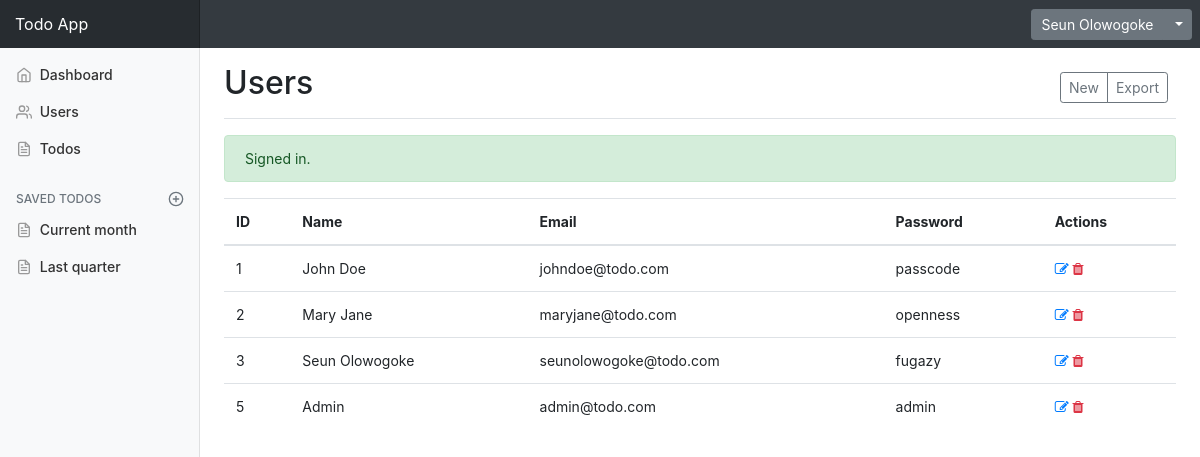
/users/user-list.php (signed in), run on the app's committed database.
### tables this page shows
CREATE TABLE `User` (
  `user_id` int(11) NOT NULL,
  `fullname` varchar(255) DEFAULT NULL,
  `email` varchar(255) DEFAULT NULL,
  `password` varchar(255) DEFAULT NULL
);

### users/user-list.php (the view, shortened to what this page needs)
<?php
  require_once '../db/pdo.php';
?>
<?php include_once '../includes/header.php'; ?>
  <main role="main" class="col-md-9 ml-sm-auto col-lg-10 pt-3 px-4">
    <div class="d-flex justify-content-between flex-wrap flex-md-nowrap align-items-center pb-2 mb-3 border-bottom">
      <h1 class="h2">Users</h1>
      <div class="btn-toolbar mb-2 mb-md-0">
        <div class="btn-group mr-2">
          <a href="add.php" class="btn btn-sm btn-outline-secondary">New</a>
          <button class="btn btn-sm btn-outline-secondary">Export</button>
        </div>
      </div>
    </div>
    <div class="row">
      <div class="col-12">
      <?php
          if(isset($_SESSION['success'])) {
      ?>
          <div class='alert alert-success'><?= $_SESSION['success'] ?></div>
      <?php
          }
      ?>
      </div>
    </div>
    <div class="row">
      <div class="col-12">
        <table class="table table-hover">
          <thead>
            <tr>
              <th>ID</th>
              <th>Name</th>
              <th>Email</th>
              <th>Password</th>
              <th>Actions</th>
            </tr>
          </thead>
          <tbody>
            <?php
              $stmt = $conn->query("SELECT * FROM user");
              while($row = $stmt->fetch_assoc()) {
            ?>
                <tr>
                  <td><?= htmlentities($row["user_id"]); ?></td>
                  <td><?= htmlentities($row["fullname"]); ?></td>
                  <td><?= htmlentities($row["email"]); ?></td>
                  <td><?= htmlentities($row["password"]); ?></td>
                  <td>
                    <a href="edit.php?user_id=<?= $row['user_id']; ?>" class="text-primary" title="Edit" data-toggle="tooltip" data-original-title="Edit"><i class="fa fa-edit"></i></a>
                    <a href="delete.php?user_id=<?= $row['user_id']; ?>" class="text-danger" title="Delete" data-toggle="tooltip" data-original-title="Delete"><i class="fa fa-trash"></i></a>
                  </td>
                </tr>
              <?php } ?>
        </tbody>
      </table>
    </div>
  </div>
<?php
  include_once '../includes/footer.php';
?>

### css/dashboard.css (style rules this page uses)
body { font-size: .875rem; }
.border-bottom { border-bottom: 1px solid #e5e5e5; }

### data on the page
user: user_id "1", fullname "John Doe", email "johndoe@todo.com", password "passcode"
user: user_id "2", fullname "Mary Jane", email "maryjane@todo.com", password "openness"
user: user_id "3", fullname "Seun Olowogoke", email "seunolowogoke@todo.com", password "fugazy"
user: user_id "5", fullname "Admin", email "admin@todo.com", password "admin"

### other printed values
$_SESSION['account'] "Seun Olowogoke"
$_SESSION['success'] "Signed in."
